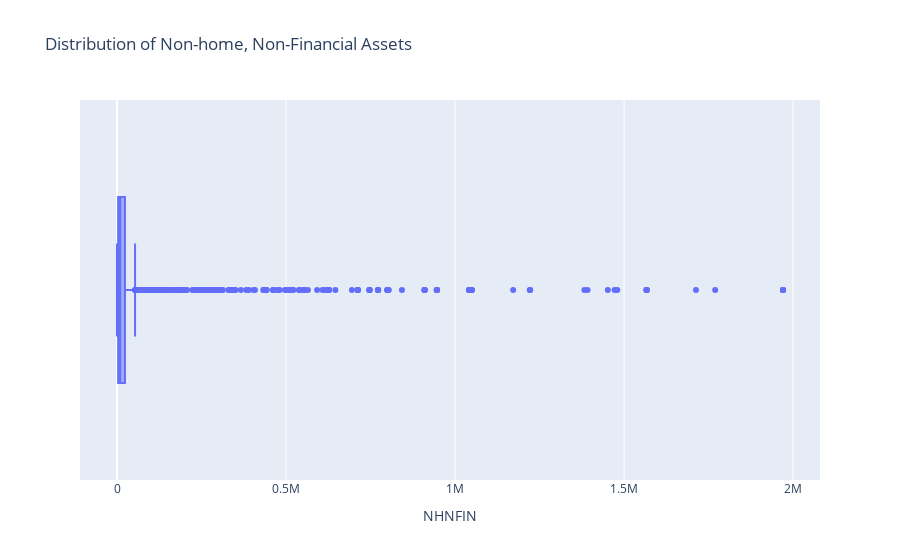

Notebook cell for this chart:
### Code cell
#Boxplot of `NHNFIN`
fig = px.box(
    data_frame = df,
    x = "NHNFIN",
    title = "Distribution of Non-home, Non-Financial Assets"
)
fig.update_layout(xaxis_title = "NHNFIN")
fig.show()

### Figure 1 — Plotly figure (JSON) as saved in the notebook; plotly's stock layout.template omitted (floating-point values rounded to 4 significant figures; data arrays with more than 128 entries replaced by an {"elided": "..."} marker saying what was removed)
{"data": [{"alignmentgroup": "True", "hovertemplate": "NHNFIN=%{x}<extra></extra>", "legendgroup": "", "marker": {"color": "#636efa"}, "name": "", "notched": false, "offsetgroup": "", "orientation": "h", "showlegend": false, "type": "box", "x": {"elided": "4418 int values"}, "x0": " ", "xaxis": "x", "y0": " ", "yaxis": "y"}], "layout": {"boxmode": "group", "legend": {"tracegroupgap": 0}, "title": {"text": "Distribution of Non-home, Non-Financial Assets"}, "xaxis": {"anchor": "y", "domain": [0, 1], "title": {"text": "NHNFIN"}}, "yaxis": {"anchor": "x", "domain": [0, 1]}}}
